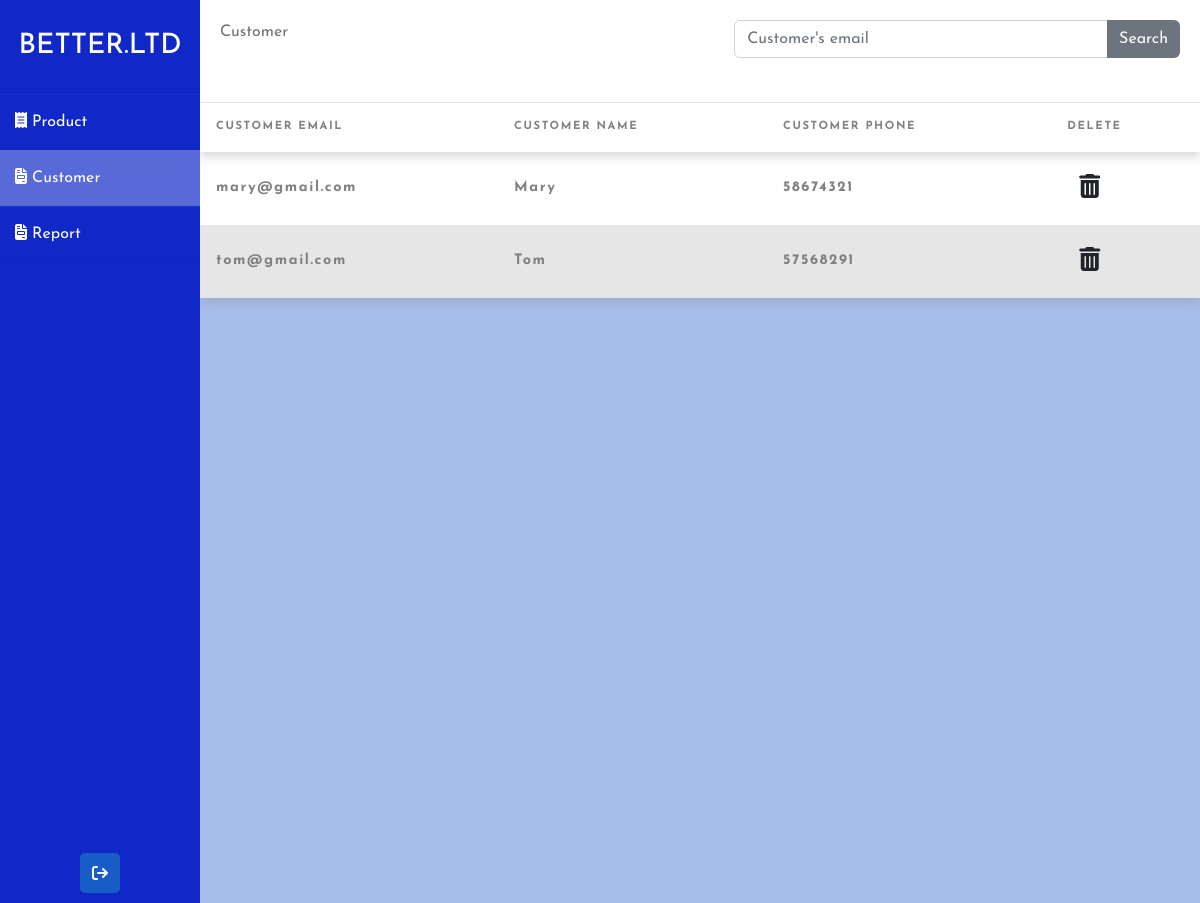
The app's page /manager/manager_customer.php (signed in) with its own data.
### tables this page shows
CREATE TABLE `customer` (
  `customerEmail` varchar(50) NOT NULL,
  `customerName` varchar(100) NOT NULL,
  `phoneNumber` varchar(255) DEFAULT NULL
);

### manager/manager_customer.php (the view, shortened to what this page needs)
<!DOCTYPE html>
<html lang="en">
<head>
  <link href="https://cdn.jsdelivr.net/npm/bootstrap@5.2.0-beta1/dist/css/bootstrap.min.css" rel="stylesheet">
  <link rel="stylesheet" href="../css/styles.css">
</head>
<body>
  <?php
    require_once("../connection/mysqli_conn.php");
    $sql = "SELECT * FROM customer";
    $rs = mysqli_query($conn, $sql);
  ?>
  <div class="wrapper">
    <div id="red" class="sidebar" >
      <a href="manager_menu.php"><h2>Better.ltd</h2></a>
      <ul>
        <li><a href="manager_product.php"><i class="fa-solid fa-receipt"></i> Product</a></li>
        <li style="background: rgba(255,255,255, 0.3);"><a href="manager_customer.php"><i class="fa-solid fa-file-invoice"></i> Customer</a></li>
        <li><a href="manager_Report.php"><i class="fa-solid fa-file-invoice"></i> Report</a></li>
      </ul>
      <div class="sidebar_bottom">
        <a href="../index.php"><i class="fa-solid fa-arrow-right-from-bracket"></i></a>
      </div>
    </div>
    <div class="main_content">
      <div class="topbar">
        <div class="header">Customer</div>
        <div class="input-group mb-4">
          <input type="text" id="search" class="form-control" placeholder="Customer's email" aria-label="Customer's email" aria-describedby="button-addon2">
          <button class="btn btn-secondary" onClick="searchfun()" type="button" id="button-addon2">Search</button>
        </div>
      </div>
      <div class="box_table">
       <form action="Action/del_cust.php" method="post">
        <div class="custom-table">
          <table id="table">
            <thead>
              <tr>
                <th>Customer Email</th>
                <th>Customer Name</th>
                <th>Customer Phone</th>
                <th>Delete</th>
              </tr>
            </thead>
            <tbody>
            <?php
              while ($rc = mysqli_fetch_assoc($rs)) {
              ?>
                <tr>
                  <td><?php echo $rc['customerEmail'] ?></td>
                  <td><?php echo $rc['customerName'] ?></td>
                  <td><?php echo $rc['phoneNumber'] ?></td>
                  <td><button class="btn" onClick="return confirm_del('<?php echo $rc['customerEmail']?>');"><i class="fa-solid fa-trash-can"></i></button></td>
                </tr>
                <?php
                }
                ?>
            </tbody>
          </table>
        </div>
       </form>
      </div>
    </div>
  </div>
</body>
</html>

### css/styles.css (style rules this page uses)
* { margin: 0; padding: 0; box-sizing: border-box; list-style: none; text-decoration: none; font-family: 'Josefin Sans', sans-serif; }
body { background-color: #f3f5f9; }
a { text-decoration: none; }
.wrapper { display: flex; position: relative; }
.wrapper #red { background: #1028c7; }
.wrapper .sidebar { width: 200px; height: 100%; background: #3180ef; padding: 30px 0px; position: fixed; }
.wrapper .sidebar h2 { font-size: 28px; color: #fff; text-transform: uppercase; text-align: center; margin-bottom: 30px; }
#search { margin-left: 50%; }
.wrapper .sidebar ul li { padding: 15px; border-bottom: 1px solid #bdb8d7; border-bottom: 1px solid rgba(0,0,0,0.05); border-top: 1px solid rgba(255,255,255,0.05); }
ul { padding-left: 0; }
.wrapper .sidebar ul li a { color: #ffffff; display: block; }
.wrapper .sidebar .sidebar_bottom { position: absolute; bottom: 0; left: 50%; transform: translateX(-50%); display: flex; }
.wrapper .sidebar .sidebar_bottom a { display: block; width: 40px; background: #185dc5; height: 40px; line-height: 45px; text-align: center; margin: 10px 5px; color: #ffffff; border-radius: 5px; }
.wrapper .main_content { width: 100%; margin-left: 200px; }
.wrapper .main_content .topbar { display:flex; background: #fff; padding: 20px; border-bottom: 1px solid #e0e4e8; }
.wrapper .main_content .topbar .header { background: #fff; color: #717171; }
.btn { border: transparent; }
.wrapper .main_content .box_table .custom-table .fa-solid { font-size: x-large; }
.custom-table { height: 100vh; justify-content: flex-start; align-items: flex-start; color: grey; font-size: 0.9rem; background-color: #a8beea; overflow-x: auto; table-layout: fixed; }
table { border-collapse: collapse; box-shadow: 0 5px 10px rgba(128, 128, 128, 0.3); background-color: white; text-align: left; width: 100%; }
thead { box-shadow: 0 5px 10px rgba(128, 128, 128, 0.3); }
th { padding:1rem 1rem; text-transform: uppercase; letter-spacing: 0.1rem; font-size: 0.7rem; font-weight: 900; }
td { padding: 1rem 1rem; text-transform: none; letter-spacing: 0.1rem; font-size: 0.9rem; font-weight: 900; }
tr:nth-child(even) { background: rgba(128, 128, 128, 0.2); }

### records on screen
customer: customerEmail "mary@gmail.com", customerName "Mary", phoneNumber "58674321"
customer: customerEmail "tom@gmail.com", customerName "Tom", phoneNumber "57568291"
